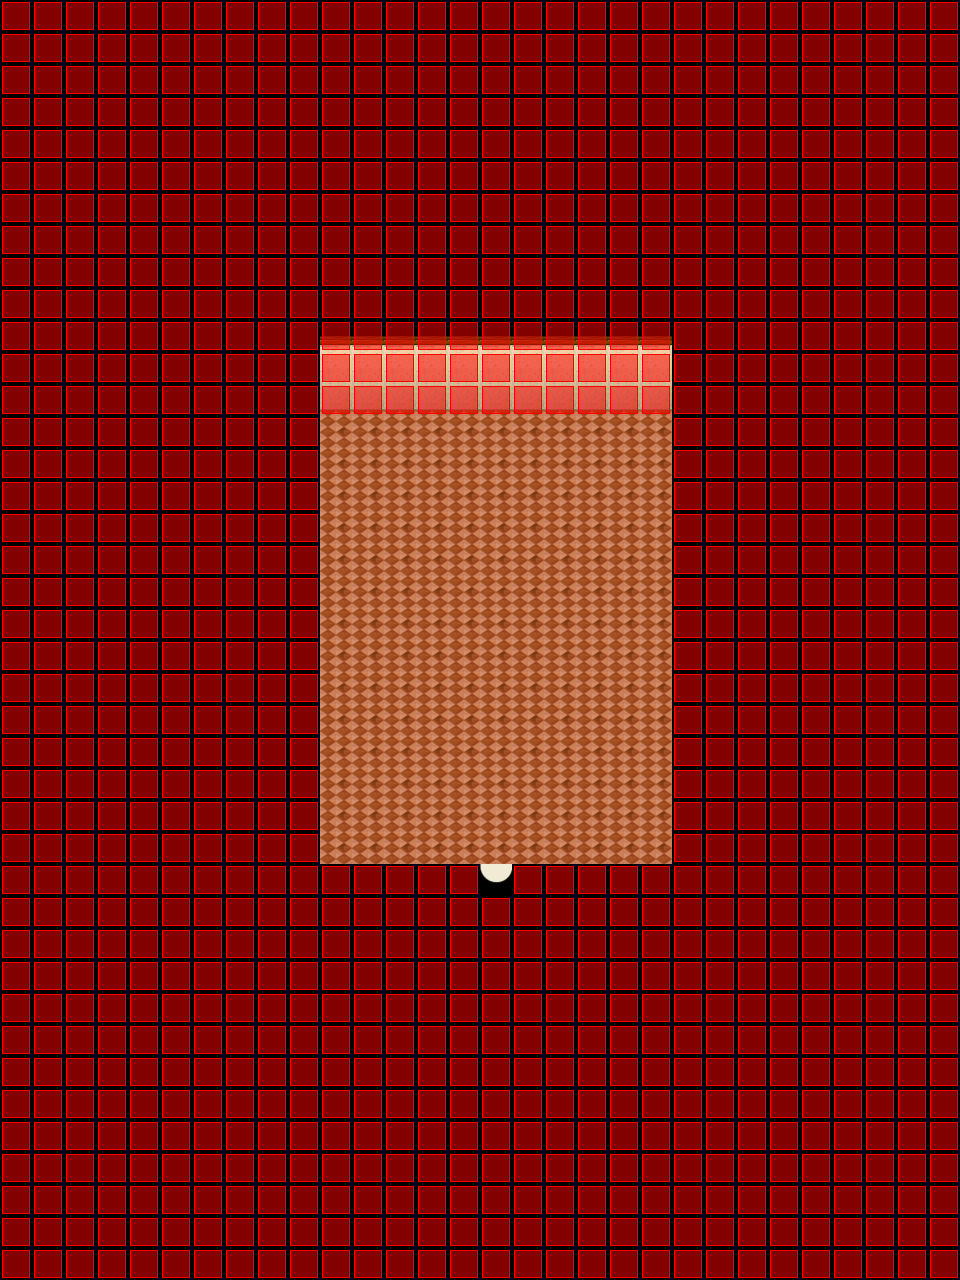

This is a level from a 2D game, rendered from its Tiled map with the project's own tilesets. A one-line summary and the map file follow, with tile-layer data summarised:
An orthogonal 30x40 tile map with 32x32 px tiles, 5 tile layers (Ground, Ground, Fringe, Over, ...), 5 tilesets.

<map version="1.0" orientation="orthogonal" width="30" height="40" tilewidth="32" tileheight="32">
 <properties>
  <property name="music" value="inside2.ogg" />
 </properties>
 <tileset firstgid="1" name="collision1_32_32" tilewidth="32" tileheight="32">
  <image source="../graphics/tiles/collision1_32_32.png" width="1024" height="1024" />
 </tileset>
 <tileset firstgid="1025" name="indoor3_32_32" tilewidth="32" tileheight="32">
  <image source="../graphics/tiles/indoor3_32_32.png" width="1024" height="1024" />
 </tileset>
 <tileset firstgid="2049" name="indoor2_32_32" tilewidth="32" tileheight="32">
  <image source="../graphics/tiles/indoor2_32_32.png" width="1024" height="1024" />
 </tileset>
 <tileset firstgid="3073" name="indoor2_32_64" tilewidth="32" tileheight="64">
  <image source="../graphics/tiles/indoor2_32_64.png" width="1024" height="1024" />
 </tileset>
 <tileset firstgid="3585" name="indoor2_32_96" tilewidth="32" tileheight="96">
  <image source="../graphics/tiles/indoor2_32_96.png" width="1024" height="960" />
 </tileset>
 <layer name="Ground" width="30" height="40">
  <data>[1200 cells, 1200 non-empty, 3 distinct tile ids]</data>
 </layer>
 <layer name="Ground" width="30" height="40">
  <data>[1200 cells, 33 non-empty, 3 distinct tile ids]</data>
 </layer>
 <layer name="Fringe" width="30" height="40">
  <data>[1200 cells, 0 non-empty, 0 distinct tile ids]</data>
 </layer>
 <layer name="Over" width="30" height="40">
  <data>[1200 cells, 0 non-empty, 0 distinct tile ids]</data>
 </layer>
 <layer name="Collision" width="30" height="40">
  <data>[1200 cells, 1045 non-empty, 1 distinct tile ids]</data>
 </layer>
 <objectgroup name="Object" width="30" height="40" />
</map>
